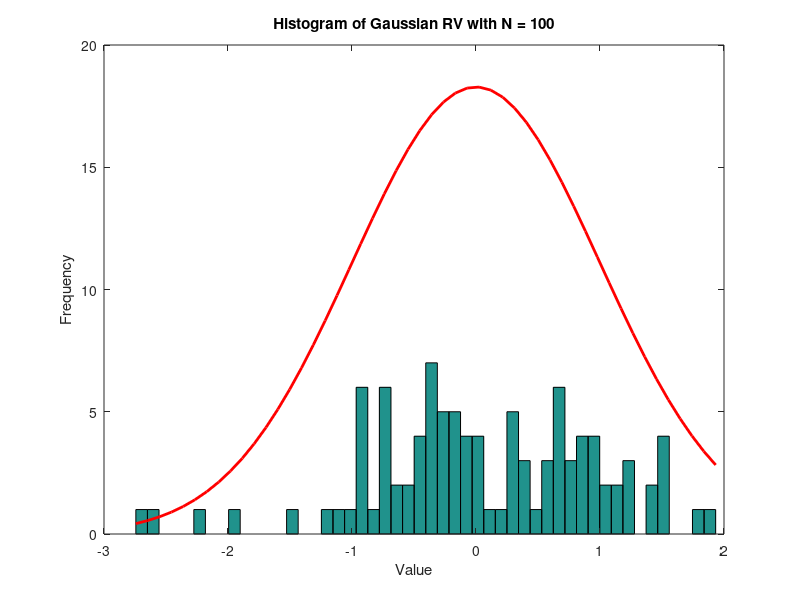
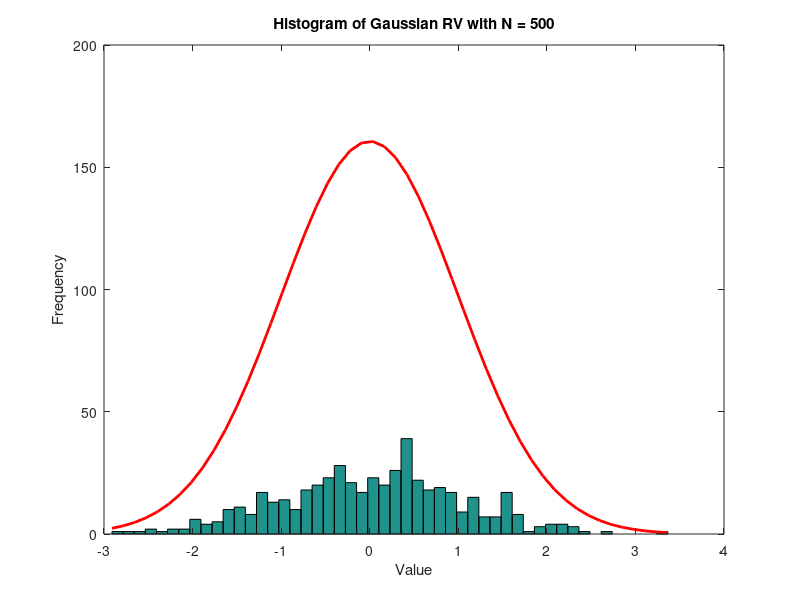
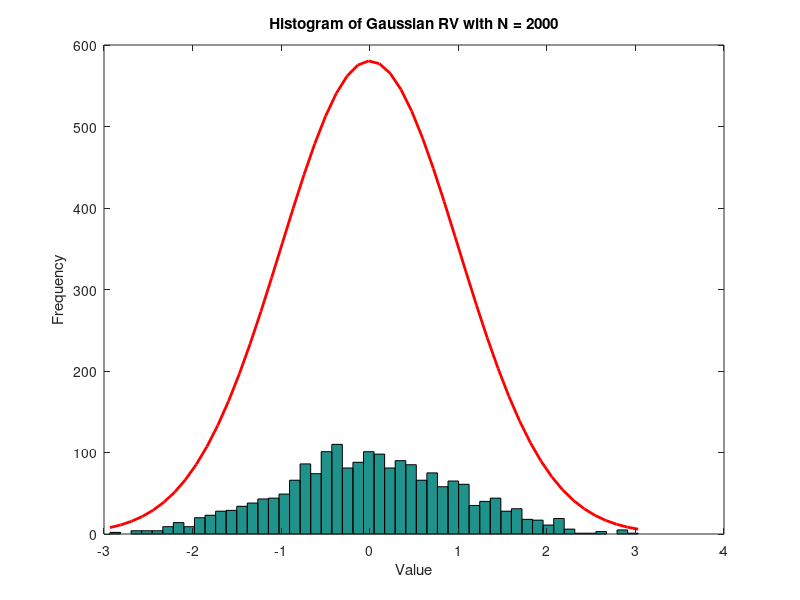
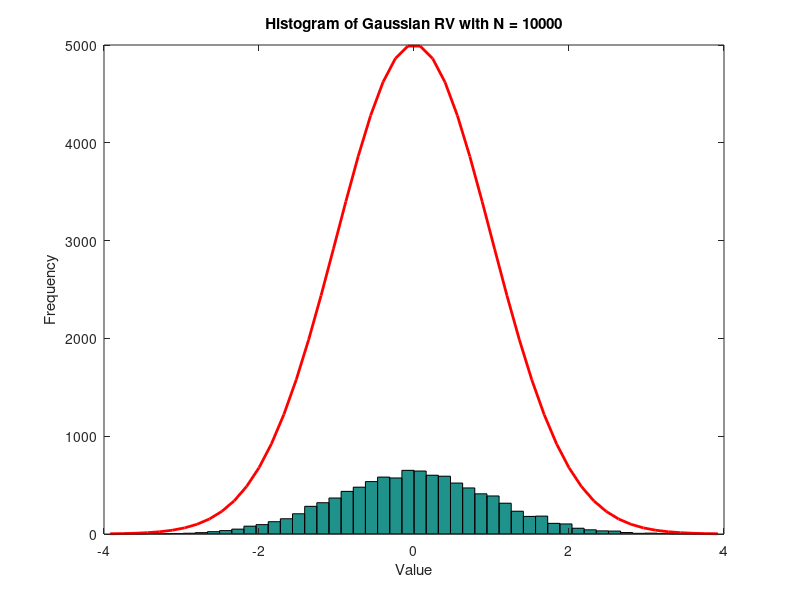

These charts were generated, in order, by the following MATLAB code:
% MATLAB Program for Question 3

% Array of different values for N
N_values = [100, 500, 2000, 10000];

% Loop through each N value
for N = N_values
    % Generate a Gaussian random variable with zero mean and unit variance
    x = randn(1, N);
    
    % Plot the histogram
    figure;
    hist(x, 50); % Using 50 bins for the histogram
    title(['Histogram of Gaussian RV with N = ', num2str(N)]);
    xlabel('Value');
    ylabel('Frequency');
    
    % Overlay the theoretical PDF
    hold on;
    edges = linspace(min(x), max(x), 50); % Bin edges for the histogram
    pdf_values = normpdf(edges, 0, 1); % Theoretical PDF values
    pdf_values = pdf_values * (max(x) - min(x)) / sum(pdf_values); % Scale PDF to match the histogram
    plot(edges, pdf_values * N, 'r', 'LineWidth', 2); % Plotting the theoretical PDF
    hold off;
end
